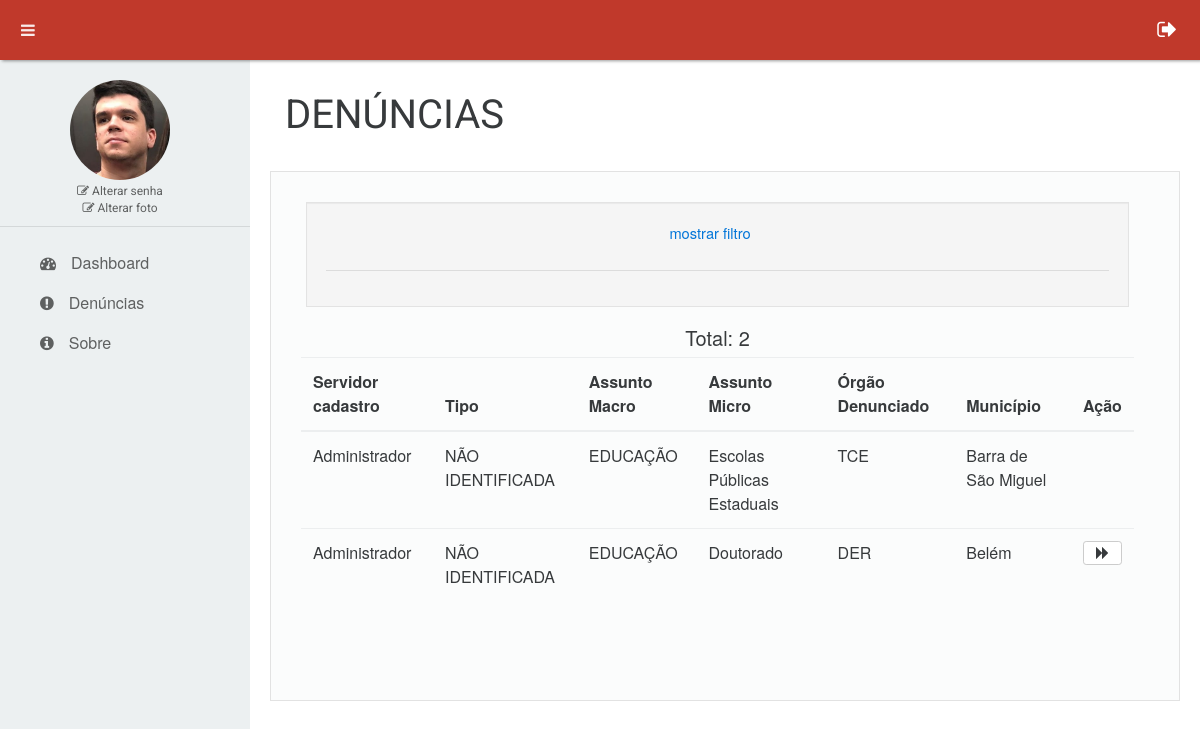
The app's page /denuncias/listar/0 (signed in) with its own data.
### tables this page shows
CREATE TABLE `tb_denuncias` (
  `ID` int(20) NOT NULL,
  `DS_NUMERO` varchar(20) NOT NULL,
  `DS_TIPO` enum('IDENTIFICADA','NÃO IDENTIFICADA') NOT NULL,
  `ID_SERVIDOR` int(20) NOT NULL,
  `ID_ASSUNTO` int(20) NOT NULL,
  `DS_NOME_DENUNCIANTE` varchar(50) DEFAULT NULL,
  `DS_CPF_DENUNCIANTE` varchar(14) DEFAULT NULL,
  `DS_EMAIL_DENUNCIANTE` varchar(30) DEFAULT NULL,
  `DS_TELEFONE_DENUNCIANTE` varchar(9) DEFAULT NULL,
  `TX_DESCRICAO_FATO` text NOT NULL,
  `ID_ORGAO_DENUNCIADO` int(20) DEFAULT NULL,
  `ID_MUNICIPIO_FATO` int(20) DEFAULT NULL,
  `DS_ENVOLVIDOS` varchar(100) DEFAULT NULL,
  `DT_REGISTRO_EOUV` date NOT NULL,
  `DT_REGISTRO` date NOT NULL,
  `DS_PROTOCOLO_EOUV` varchar(10) NOT NULL,
  `DS_NUMERO_PROCESSO_SEI` varchar(23) NOT NULL,
  `BL_ACESSO_RESTRITO` tinyint(1) DEFAULT NULL,
  `ID_RESPONSAVEL_TRIAGEM` int(20) DEFAULT NULL,
  `DS_RELEVANCIA` enum('BAIXO','MÉDIO','ALTO') DEFAULT NULL,
  `DT_TERMINO_TRIAGEM` date DEFAULT NULL,
  `DS_ANDAMENTO` enum('AGUARDANDO COMPLEMENTAÇÃO DO DENUNCIANTE','AGUARDANDO ANÁLISE PRELIMINAR DA OUVIDORIA') DEFAULT NULL,
  `DS_SITUACAO` enum('AGUARDANDO TRIAGEM','EM TRIAGEM','APTA','NÃO APTA') DEFAULT 'AGUARDANDO TRIAGEM',
  `ID_UNIDADE_APURACAO` int(20) DEFAULT NULL,
  `BL_TRIAGEM_CONCLUIDA` tinyint(4) NOT NULL DEFAULT '0',
  `DS_STATUS` enum('PROCEDENTE','NÃO PROCEDENTE - NÃO OCORRÊNCIA DO FATO DENUNCIADO','NÃO PROCEDENTE - INEXISTÊNCIA DE PROVAS','NÃO TRATADA') NOT NULL DEFAULT 'NÃO TRATADA'
);

CREATE TABLE `tb_servidores` (
  `ID` int(20) NOT NULL,
  `DS_NOME` varchar(50) NOT NULL,
  `DS_MATRICULA` varchar(10) NOT NULL,
  `DS_EMAIL` varchar(30) NOT NULL,
  `DS_TELEFONE` varchar(9) NOT NULL,
  `ID_ORGAO` int(20) NOT NULL,
  `ID_UNIDADE_APURACAO` int(20) DEFAULT NULL,
  `DS_FOTO` varchar(25) NOT NULL DEFAULT 'default.jpg',
  `DS_TIPO` enum('OUVIDORIA','UNIDADE DE APURAÇÃO','ADMINISTRADOR') NOT NULL,
  `DS_CPF` varchar(14) NOT NULL,
  `SENHA` varchar(32) NOT NULL DEFAULT 'e10adc3949ba59abbe56e057f20f883e',
  `STATUS` enum('ATIVO','INATIVO') DEFAULT 'ATIVO'
);

CREATE TABLE `tb_assuntos_denuncia` (
  `ID` int(20) NOT NULL,
  `DS_NOME_MACRO` varchar(100) NOT NULL,
  `DS_NOME_MICRO` varchar(100) DEFAULT NULL
);

CREATE TABLE `tb_orgaos` (
  `ID` int(20) NOT NULL,
  `DS_ABREVIACAO` varchar(10) NOT NULL,
  `DS_NOME` varchar(100) NOT NULL
);

CREATE TABLE `tb_municipios` (
  `ID` int(20) NOT NULL,
  `DS_NOME` varchar(50) NOT NULL
);

### model/Model.php (called while the page is built, shortened)
<?php
class Model{
	protected $conexao;
	public function conectar(){
		$this->conexao = mysqli_connect('localhost', 'root', '', 'banco-denuncias') or die(mysqli_error($nome_banco));
		mysqli_query($this->conexao, "SET NAMES 'utf8'");
		mysqli_query($this->conexao, 'SET character_set_connection=utf8');
		mysqli_query($this->conexao, 'SET character_set_client=utf8');
		mysqli_query($this->conexao, 'SET character_set_results=utf8');
	}
	public function executarQueryLista($query){
		$resultado = mysqli_query($this->conexao, $query) or die(mysqli_error($this->conexao));
		$lista = array();
		While($row = mysqli_fetch_array($resultado)){
			array_push($lista, $row);
		}
		return $lista;
	}
}
?>

### model/DenunciasModel.php (called while the page is built, shortened)
<?php
require_once $_SERVER['DOCUMENT_ROOT'].'/model/Model.php';
class DenunciasModel extends Model{
	public function getDenuncias(){
		$unidade = $_SESSION['UNIDADE'];
		$restricaoUsuario = ($_SESSION['TIPO'] == 'UNIDADE DE APURAÇÃO') ? "WHERE a.ID_UNIDADE_APURACAO = $unidade" : '';
		$query =
			"SELECT
			a.ID, a.DS_TIPO, a.ID_SERVIDOR, a.BL_TRIAGEM_CONCLUIDA,
			b.DS_NOME_MACRO, b.DS_NOME_MICRO,
			c.DS_ABREVIACAO NOME_ORGAO_DENUNCIADO,
			d.DS_NOME NOME_SERVIDOR,
			e.DS_NOME NOME_MUNICIPIO
			FROM  tb_denuncias a
			INNER JOIN tb_assuntos_denuncia b ON a.ID_ASSUNTO = b.ID
			LEFT JOIN tb_orgaos c ON a.ID_ORGAO_DENUNCIADO = c.ID
			INNER JOIN tb_servidores d ON a.ID_SERVIDOR = d.ID
			LEFT JOIN tb_municipios e ON a.ID_MUNICIPIO_FATO = e.ID
			$restricaoUsuario
			ORDER BY a.DT_REGISTRO_EOUV desc
			";
		$lista = $this->executarQueryLista($query);
		return $lista;
	}
}
?>

### view/unidade-de-apuracao/UapDenunciasView.php (the view, shortened to what this page needs)
<?php
class UapDenunciasView extends DenunciasView{
	public function carregarFiltro(){
?>
		<div class='well'>
			<div id='esconderMostrar' class='row' style='text-align:center;'>
				<a href='javascript:void(0)' onclick='esconderMostrarFiltro()'>mostrar filtro</a>
			</div>
			<hr>
		</div>
<?php
	}
	public function listar(){
		$listaDenuncias = $_REQUEST['LISTA_DENUNCIAS'];
?>
		<div id='resultado' class='col-md-12 table-responsive' style='overflow: auto; width: 100%; height: 300px;'>
			<center>
				<h5>
					<div id='qtde'>Total: <?php echo sizeof($listaDenuncias) . " " ?>
					</div>
				</h5>
			</center>
			<table class='table table-hover tabela-dados'>
				<thead>
					<tr>
						<th>Servidor cadastro</th>
						<th>Tipo</th>
						<th>Assunto Macro</th>
						<th>Assunto Micro</th>
						<th>Órgão Denunciado</th>
						<th>Município</th>
						<th>Ação</th>
					</tr>
				</thead>
				<tbody>
					<?php
						foreach($listaDenuncias as $denuncia){
					?>
						<tr>
							<td><?php echo $denuncia['NOME_SERVIDOR'] ?></td>
							<td><?php echo $denuncia['DS_TIPO'] ?></td>
							<td><?php echo $denuncia['DS_NOME_MACRO']  ?></td>
							<td><?php echo $denuncia['DS_NOME_MICRO'] ?></td>
							<td><?php echo $denuncia['NOME_ORGAO_DENUNCIADO'] ?></td>
							<td><?php echo $denuncia['NOME_MUNICIPIO'] ?></td>
							<td>
								<?php if($denuncia['BL_TRIAGEM_CONCLUIDA']){ ?>
									<a href="/denuncias/andamento/<?php echo $denuncia['ID'] ?>" >
										<button type='button' class='btn btn-secondary btn-sm' title='Dar andamento'>
											<i class='fa fa-forward' aria-hidden='true'></i>
										</button>
									</a>
								<?php } ?>
							</td>
						</tr>
				  <?php } ?>
				</tbody>
			</table>
		</div>
<?php
	}
}

### view/_libs/css/estilo.css (style rules this page uses)
* { margin:0; padding:0; list-style:none; }
html { height:100%; font-family: 'Montserrat', sans-serif; padding: 0; }
a:link, a:visited, a:hover, a:active { text-decoration: none }
.row { margin-right: 0px; }
.caixa-conteudo div.row { padding-bottom: 10px; font-size: 11pt; }
.well { min-height: 20px; padding: 19px; margin: 20px; background-color: #f5f5f5; border: 1px solid #e3e3e3; border-radius: 0; -webkit-box-shadow: inset 0 1px 1px rgba(0,0,0,.05); box-shadow: inset 0 1px 1px rgba(0,0,0,.05); }
body { margin: 0; }

### records on screen
tb_denuncias: ID_SERVIDOR.DS_NOME "Administrador", DS_TIPO "NÃO IDENTIFICADA", ID_ASSUNTO.DS_NOME_MACRO "EDUCAÇÃO", ID_ASSUNTO.DS_NOME_MICRO "Escolas Públicas Estaduais", ID_ORGAO_DENUNCIADO.DS_ABREVIACAO "TCE", ID_MUNICIPIO_FATO.DS_NOME "Barra de São Miguel"
tb_denuncias: ID_SERVIDOR.DS_NOME "Administrador", DS_TIPO "NÃO IDENTIFICADA", ID_ASSUNTO.DS_NOME_MACRO "EDUCAÇÃO", ID_ASSUNTO.DS_NOME_MICRO "Doutorado", ID_ORGAO_DENUNCIADO.DS_ABREVIACAO "DER", ID_MUNICIPIO_FATO.DS_NOME "Belém"

### other values on screen
$this->titulo "DENÚNCIAS"
sizeof($listaDenuncias) "2"
